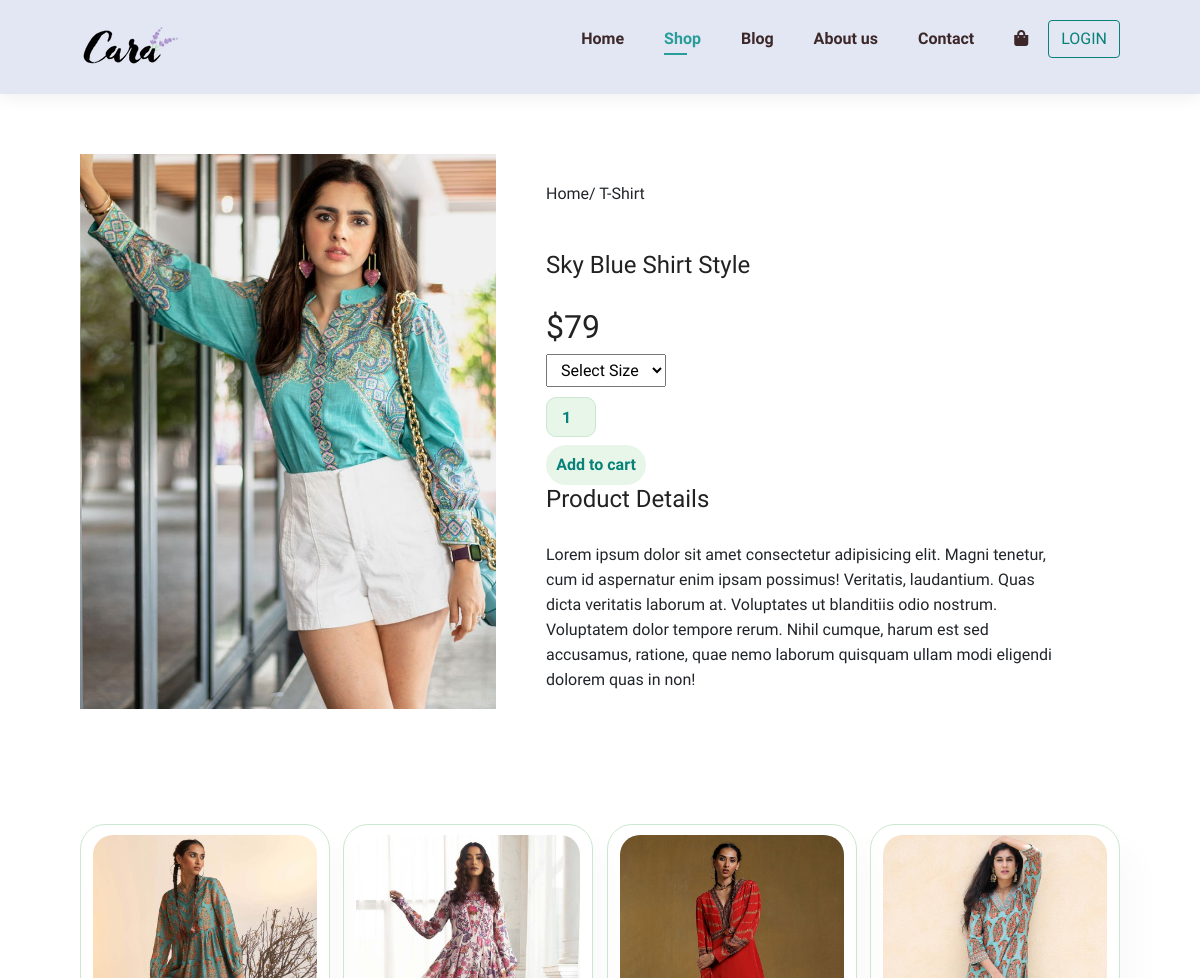
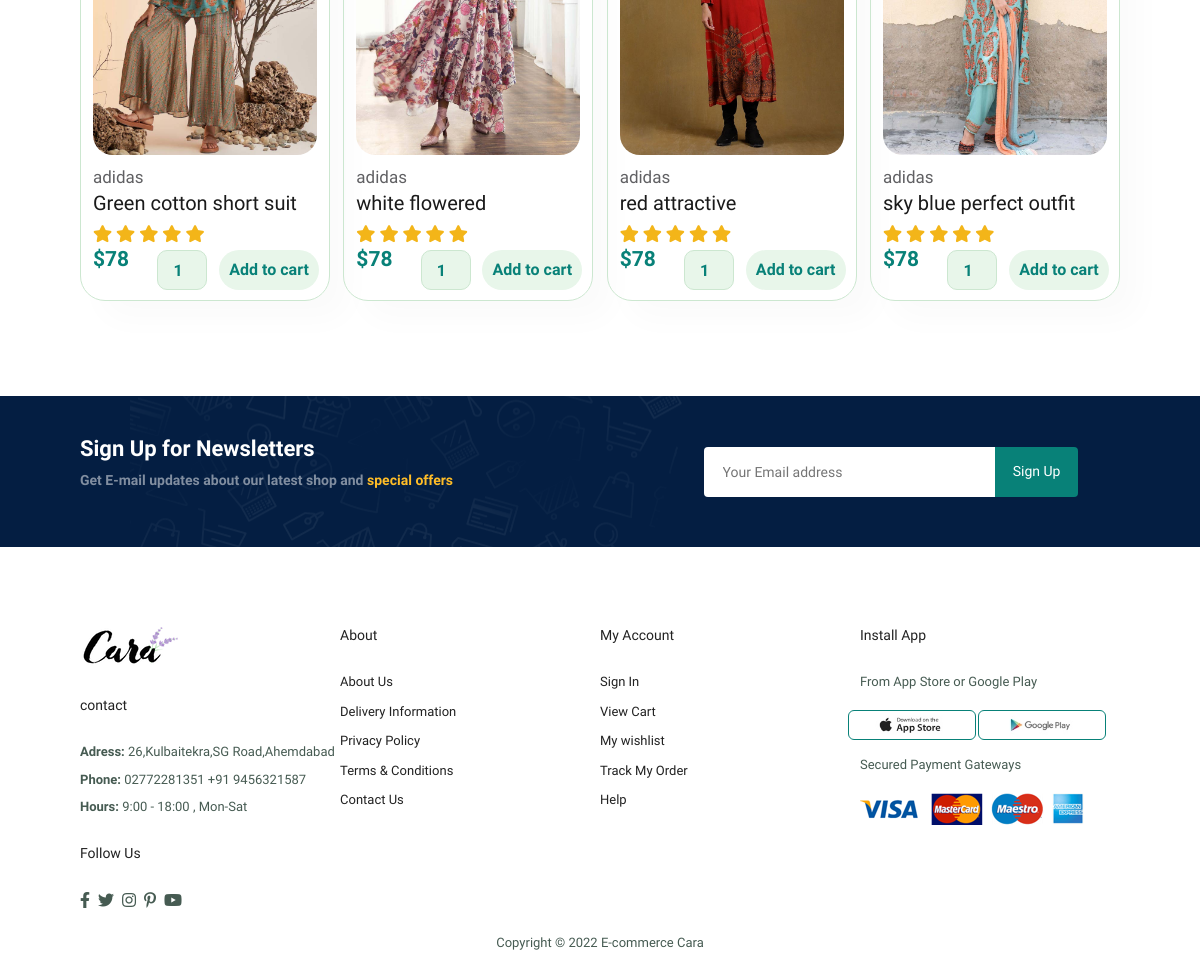
Page /sproduct.php?id1=9 on the committed database (2 pictures, top to bottom).
### tables this page shows
CREATE TABLE `product` (
  `id` int(11) NOT NULL,
  `pname` varchar(255) DEFAULT NULL,
  `image` varchar(255) DEFAULT NULL,
  `price` double DEFAULT NULL,
  `brandname` varchar(20) NOT NULL
);

### sproduct.php (the view, shortened to what this page needs)
<?php
    $id1 ="";
    if (isset($_GET["id1"])) {
        $id1 = $_GET["id1"];
    }
$database_name = "Product_details";
$con = mysqli_connect("localhost", "root", "", $database_name);
?>
<!DOCTYPE html>
<html lang="en">
<head>
    <link rel="stylesheet" href="https://use.fontawesome.com/releases/v5.15.4/css/all.css"
 />
    <link rel="stylesheet" href="Style.css">
    <link href="https://cdn.jsdelivr.net/npm/bootstrap@5.0.2/dist/css/bootstrap.min.css" rel="stylesheet">
</head>
<body>
    <section id="header" class="flex ">
        <a href="#"><img src="img/logo.png" alt=""></a>
        <div>
            <ul id="navbar">
                <li><a  href="index.php">Home</a></li>
                <li><a class="active" href="shop.php">Shop</a></li>
                <li><a href="blog.php">Blog</a></li>
                <li><a  href="aboutus.php">About us</a></li>
                <li><a href="contact.php">Contact</a></li>
                <li id="lg-bag"><a href="cart.php"><i class="fa fa-shopping-bag" aria-hidden="true"></i></a></li>
                <a href="login/login1.php"><button type="button" class="btn btn-outline-primary xyz" >LOGIN</button></a>
            </ul>
        </div>
    </section>
    <section id="prodetails" class="section-p1">
        <?php
        $query = "SELECT * FROM product WHERE id = $id1";
        $result = mysqli_query($con, $query);
        $row = mysqli_fetch_array($result);
        ?>
        <div class="single-pro-img">
            <img src=<?php echo $row["image"]; ?> width="100%" id="Mainimg" alt="">
        </div>
        <div class="single-pro-details">
        <form method="post" action="cart.php?action=add&id=<?php echo $row["id"]; ?>">
            <h6> Home/ T-Shirt</h6>
            <h4><?php echo $row["pname"]; ?></h4>
            <h2>$<?php echo $row["price"]; ?></h2>
            <select >
                <option>Select Size</option>
            </select>
            <input type="number" name="quantity" class="tag" value="1"><br><br>
            <input type="submit" name="add" class="cart" value="Add to cart">
            <h4>Product Details</h4>
            <Span>Lorem ipsum dolor sit amet consectetur adipisicing elit. Magni tenetur, cum id aspernatur enim ipsam possimus! Veritatis, laudantium. Quas dicta veritatis laborum at. Voluptates ut blanditiis odio nostrum. Voluptatem dolor tempore rerum. Nihil cumque, harum est sed accusamus, ratione, quae nemo laborum quisquam ullam modi eligendi dolorem quas in non!</Span>
        </form>
        </div>
    </section>
    <section id="product1" class="section-p1">
        <div class="pro-container">
            <?php
            $query = "SELECT * FROM product ORDER BY id ASC ";
            $result = mysqli_query($con, $query);
            $i = 0;
            if (mysqli_num_rows($result) > 0) {
                while ($row = mysqli_fetch_array($result)  AND $i < 4) {
                    $i = $i + 1;
            ?>
                    <div class="pro">
                        <form method="post" action="cart.php?action=add&id=<?php echo $row["id"]; ?>">
                           <a href="sproduct.php?id1=<?php echo $row["id"]; ?>"><img src="<?php echo $row["image"]; ?>" alt=""></a>
                            <div class="des">
                                <span>adidas</span>
                                <h5><?php echo $row["pname"]; ?></h5>
                                <div class="star">
                                    <i class="fas fa-star"></i>
                                    <i class="fas fa-star"></i>
                                    <i class="fas fa-star"></i>
                                    <i class="fas fa-star"></i>
                                    <i class="fas fa-star"></i>
                                </div>
                                <h4>$<?php echo $row["price"]; ?></h4>
                                <input type="number" name="quantity" class="tag" value="1">
                                <input type="submit" name="add" class="cart" value="Add to cart">
                            </div>
                        </form>
                    </div>
            <?php
                }
            }
            ?>
        </div>
    </section>
    <section id="newsletters" class="section-p1 section-m1">
        <div class="newstext">
            <h4>Sign Up for Newsletters</h4>
            <p>Get E-mail updates about our latest shop and <span>special offers</span> </p>
        </div>
        <div class="form">
            <input type="text" placeholder="Your Email address">
            <button class="normal">Sign Up</button>
        </div>
    </section>
    <footer class="section-p1">
        <div class="col">
            <img class="logo" src="img/logo.png" alt="">
            <h4>contact</h4>
            <p><strong>Adress:</strong> 26,Kulbaitekra,SG Road,Ahemdabad</p>
            <p><strong>Phone:</strong> 02772281351 +91 9456321587 </p>
            <p><strong>Hours:</strong> 9:00 - 18:00 , Mon-Sat</p>
            <div class="follow">
                <h4>Follow Us</h4>
                <div class="icon">
                    <i class="fab fa-facebook-f" aria-hidden="true"></i>
                    <i class="fab fa-twitter" aria-hidden="true"></i>
                    <i class="fab fa-instagram" aria-hidden="true"></i>
                    <i class="fab fa-pinterest-p" aria-hidden="true"></i>
                    <i class="fab fa-youtube" aria-hidden="true"></i>
                </div>
            </div>
        </div>
        <div class="col">
            <h4>About</h4>
            <a href="#">About Us</a>
            <a href="#">Delivery Information</a>
            <a href="#">Privacy Policy</a>
            <a href="#">Terms & Conditions</a>
            <a href="#">Contact Us</a>
        </div>
        <div class="col">
            <h4>My Account</h4>
            <a href="#">Sign In</a>
            <a href="#">View Cart</a>
            <a href="#">My wishlist</a>
            <a href="#">Track My Order</a>
            <a href="#">Help</a>
        </div>
        <div class="col install">
            <h4>Install App</h4>
            <p>From App Store or Google Play</p>
            <div class="row">
                <img src="img/pay/app.jpg" alt="">
                <img src="img/pay/play.jpg" alt="">
            </div>
            <p>Secured Payment Gateways</p>
            <img src="img/pay/pay.png" alt="">
        </div>
        <div class="copyright">
            <p>Copyright © 2022 E-commerce Cara</p>
        </div>
    </footer>
</body>
</html>

### rows in the picture
product: pname "Sky Blue Shirt Style", price "79"
product: shows a picture, pname "Green cotton short suit", price "78"
product: shows a picture, pname "white flowered", price "78"
product: shows a picture, pname "red attractive", price "78"
product: shows a picture, pname "sky blue perfect outfit", price "78"
